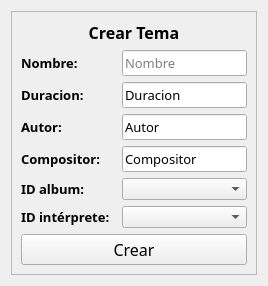
              <widget class="QWidget" name="page_crear_tema">
               <layout class="QGridLayout" name="gridLayout_18">
                <item row="0" column="0">
                 <widget class="QFrame" name="frame_4">
                  <property name="styleSheet">
                   <string notr="true">QpushButton {
border-radius: 15px;
}</string>
                  </property>
                  <property name="frameShape">
                   <enum>QFrame::StyledPanel</enum>
                  </property>
                  <property name="frameShadow">
                   <enum>QFrame::Raised</enum>
                  </property>
                  <layout class="QGridLayout" name="gridLayout_16">
                   <item row="0" column="0">
                    <layout class="QVBoxLayout" name="verticalLayout_8">
                     <item>
                      <layout class="QGridLayout" name="gridLayout_17">
                       <item row="8" column="0">
                        <widget class="QLabel" name="label_id_interprete">
                         <property name="font">
                          <font>
                           <family>Bell MT</family>
                           <pointsize>10</pointsize>
                           <weight>75</weight>
                           <bold>true</bold>
                          </font>
                         </property>
                         <property name="text">
                          <string>ID intérprete:</string>
                         </property>
                        </widget>
                       </item>
                       <item row="3" column="2">
                        <widget class="QLineEdit" name="input_nombre_tema">
                         <property name="font">
                          <font>
                           <family>Bell MT</family>
                           <pointsize>10</pointsize>
                          </font>
                         </property>
                         <property name="styleSheet">
                          <string notr="true"/>
                         </property>
                         <property name="text">
                          <string/>
                         </property>
                         <property name="placeholderText">
                          <string>Nombre</string>
                         </property>
                        </widget>
                       </item>
                       <item row="8" column="2">
                        <widget class="QComboBox" name="cB_id_interprete"/>
                       </item>
                       <item row="4" column="2">
                        <widget class="QLineEdit" name="input_duracion">
                         <property name="font">
                          <font>
                           <family>Bell MT</family>
                           <pointsize>10</pointsize>
                          </font>
                         </property>
                         <property name="styleSheet">
                          <string notr="true"/>
                         </property>
                         <property name="text">
                          <string>Duracion</string>
                         </property>
                         <property name="placeholderText">
                          <string>Precio</string>
                         </property>
                        </widget>
                       </item>
                       <item row="6" column="0">
                        <widget class="QLabel" name="label_compositor">
                         <property name="font">
                          <font>
                           <family>Bell MT</family>
                           <pointsize>10</pointsize>
                           <weight>75</weight>
                           <bold>true</bold>
                          </font>
                         </property>
                         <property name="text">
                          <string>Compositor:</string>
                         </property>
                        </widget>
                       </item>
                       <item row="0" column="0" colspan="3">
                        <widget class="QLabel" name="label_29">
                         <property name="font">
                          <font>
                           <family>Bell MT</family>
                           <pointsize>12</pointsize>
                           <weight>75</weight>
                           <bold>true</bold>
                          </font>
                         </property>
                         <property name="text">
                          <string>Crear Tema</string>
                         </property>
                         <property name="alignment">
                          <set>Qt::AlignCenter</set>
                         </property>
                        </widget>
                       </item>
                       <item row="4" column="0">
                        <widget class="QLabel" name="label_duracion">
                         <property name="font">
                          <font>
                           <family>Bell MT</family>
                           <pointsize>10</pointsize>
                           <weight>75</weight>
                           <bold>true</bold>
                          </font>
                         </property>
                         <property name="text">
                          <string>Duracion:</string>
                         </property>
                        </widget>
                       </item>
                       <item row="6" column="2">
                        <widget class="QLineEdit" name="input_compositor">
                         <property name="font">
                          <font>
                           <family>Bell MT</family>
                           <pointsize>10</pointsize>
                          </font>
                         </property>
                         <property name="text">
                          <string>Compositor</string>
                         </property>
                         <property name="placeholderText">
                          <string>Cantidad de temas</string>
                         </property>
                        </widget>
                       </item>
                       <item row="5" column="2">
                        <widget class="QLineEdit" name="input_autor">
                         <property name="font">
                          <font>
                           <family>Bell MT</family>
                           <pointsize>10</pointsize>
                          </font>
                         </property>
                         <property name="text">
                          <string>Autor</string>
                         </property>
                         <property name="placeholderText">
                          <string>Stock</string>
                         </property>
                        </widget>
                       </item>
                       <item row="3" column="0">
                        <widget class="QLabel" name="label_nombre_2">
                         <property name="font">
                          <font>
                           <family>Bell MT</family>
                           <pointsize>10</pointsize>
                           <weight>75</weight>
                           <bold>true</bold>
                          </font>
                         </property>
                         <property name="text">
                          <string>Nombre:</string>
                         </property>
                        </widget>
                       </item>
                       <item row="5" column="0">
                        <widget class="QLabel" name="label_autor">
                         <property name="font">
                          <font>
                           <family>Bell MT</family>
                           <pointsize>10</pointsize>
                           <weight>75</weight>
                           <bold>true</bold>
                          </font>
                         </property>
                         <property name="text">
                          <string>Autor:</string>
                         </property>
                        </widget>
                       </item>
                       <item row="7" column="0">
                        <widget class="QLabel" name="label_id_album">
                         <property name="font">
                          <font>
                           <family>Bell MT</family>
                           <pointsize>10</pointsize>
                           <weight>75</weight>
                           <bold>true</bold>
                          </font>
                         </property>
                         <property name="text">
                          <string>ID album:</string>
                         </property>
                        </widget>
                       </item>
                       <item row="7" column="2">
                        <widget class="QComboBox" name="cB_id_album"/>
                       </item>
                      </layout>
                     </item>
                     <item>
                      <widget class="QPushButton" name="boton_crear_tema">
                       <property name="font">
                        <font>
                         <family>Bell MT</family>
                         <pointsize>12</pointsize>
                         <weight>2</weight>
                         <italic>false</italic>
                         <bold>false</bold>
                        </font>
                       </property>
                       <property name="cursor">
                        <cursorShape>PointingHandCursor</cursorShape>
                       </property>
                       <property name="styleSheet">
                        <string notr="true"/>
                       </property>
                       <property name="text">
                        <string>Crear</string>
                       </property>
                      </widget>
                     </item>
                    </layout>
                   </item>
                  </layout>
                 </widget>
                </item>
               </layout>
              </widget>
